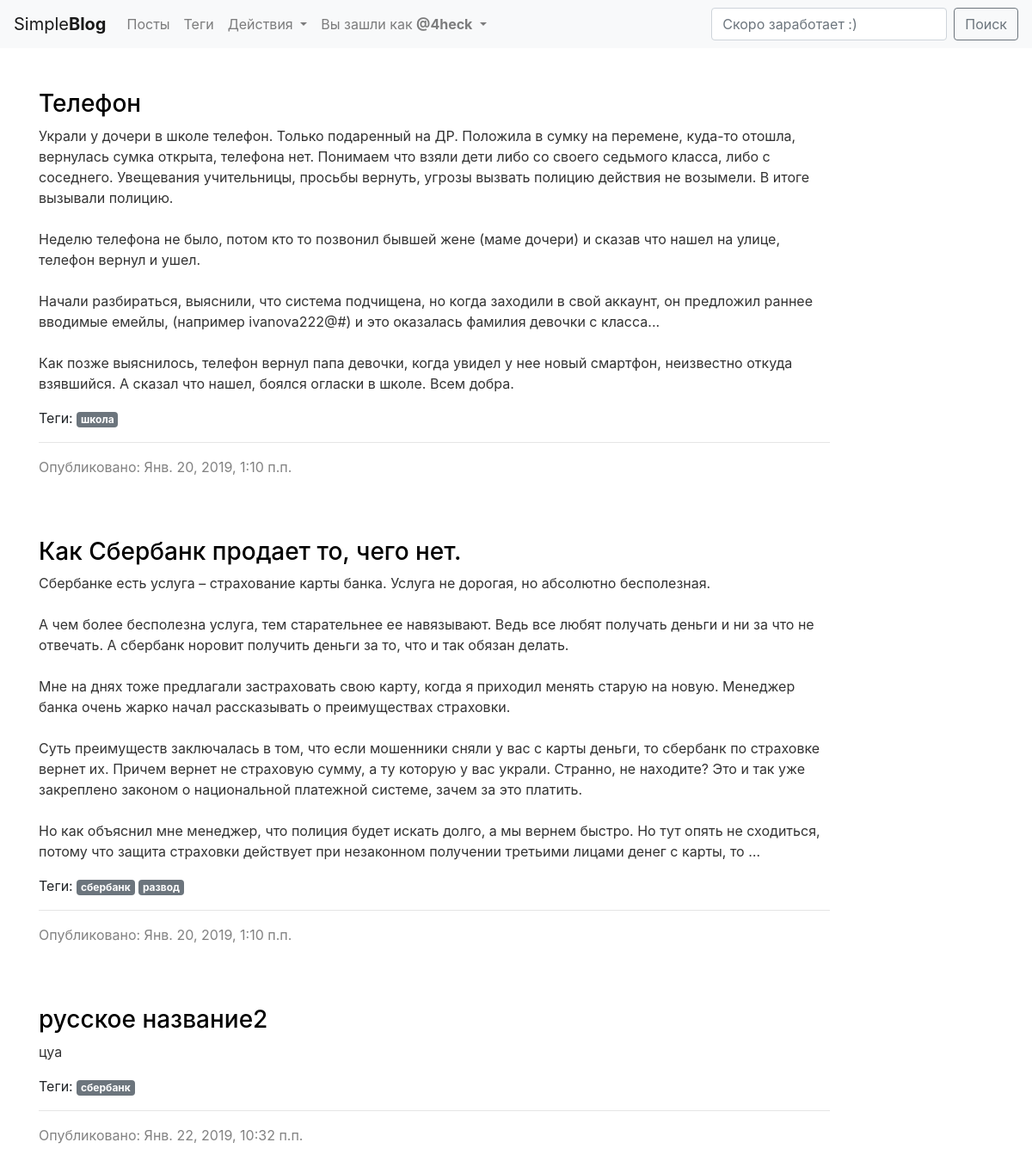
The app's page / (signed in) with its own data.
### blog/models.py (models this page shows, shortened)
class Post(models.Model):
	title = models.CharField(max_length=150, db_index=True)
	slug = models.SlugField(max_length=150, blank=True, unique=True)
	body = models.TextField(blank=True, db_index=True)
	tags = models.ManyToManyField('Tag', blank=True, related_name='posts')
	date_pub = models.DateTimeField(auto_now_add=True)
	def get_absolute_url(self):
		return reverse('post_detail_url', kwargs={'slug': self.slug})

class Tag(models.Model):
	title = models.CharField(max_length=50)
	slug = models.SlugField(max_length=50, blank=True, unique=True)
	def get_absolute_url(self):
		return reverse('tag_detail_url', kwargs={'slug': self.slug})

### blog/views.py (the view)
# urls.py: path('', posts_list, name='posts_list_url'),
def posts_list(request):
	posts = Post.objects.all()
	return render(request, 'blog/index.html', context={'posts': posts})

### blog/templates/blog/index.html (shortened to what this page needs)
{% extends 'blog/base_blog.html' %}
{% block content %}
	{% for post in posts %}
		{% include 'blog/includes/post_card_template.html' %}
	{% endfor %}
{% endblock %}

### templates/base.html (shortened to what this page needs)
{% load static %}
<!DOCTYPE html>
<html>
<head>
	<link rel="stylesheet" href="https://stackpath.bootstrapcdn.com/bootstrap/4.1.3/css/bootstrap.min.css">
   	<link rel="stylesheet" href="{% static 'css/blog.css' %}">
</head>
<body>
	<nav class="navbar navbar-expand-lg navbar-light bg-light">
		<a class="navbar-brand" href="{% url 'posts_list_url' %}">Simple<b>Blog</b></a>
		<div class="collapse navbar-collapse" id="navbarSupportedContent">
			<ul class="navbar-nav mr-auto">
				<li class="nav-item">
					<a class="nav-link" href="{% url 'posts_list_url' %}">Посты</a>
				</li>
				<li class="nav-item">
					<a class="nav-link" href="{% url 'tags_list_url' %}">Теги</a>
				</li>
				{% if request.user.is_authenticated and request.user.is_staff %}
				<li class="nav-item dropdown">
					<a class="nav-link dropdown-toggle" href="#" id="navbarDropdown" role="button" data-toggle="dropdown" aria-haspopup="true" aria-expanded="false">
						Действия
					</a>
				</li>
				{% else %}
				<li class="nav-item">
					<a class="nav-link" href="{% url 'admin:index' %}">Войти</a>
				</li>
				{% endif %}
				{% if request.user.is_authenticated and request.user.is_staff %}
					<li class="nav-item dropdown">
								<a class="nav-link dropdown-toggle" href="#" id="navbarDropdown" role="button" data-toggle="dropdown" aria-haspopup="true" aria-expanded="false">
								Вы зашли как <b>@{{ request.user.username }}</b>
								</a>
					</li>
				{% endif %}
			</ul>
			<form class="form-inline my-2 my-lg-0">
				<input class="form-control mr-sm-2" type="search" placeholder="Скоро заработает :)" aria-label="Поиск">
				<button class="btn btn-outline-secondary my-2 my-sm-0" type="submit">Поиск</button>
			</form>
		</div>
	</nav>
	<div class="content container mt-5">
		<div class="row">
			<div class="col-md-10 col-xs-12">
				{% block content %}
				{% endblock %}
			</div>
		</div>
	</div>
</body>
</html>

### blog/templates/blog/includes/post_card_template.html
<div class="post">
	<div class="mb-4">
		<div class="post">
			<h3><a href="{{ post.get_absolute_url }}" style="color:black;">{{ post.title }}</a></h3>
			<p style="color: #333;">{{ post.body|linebreaksbr|truncatewords_html:150}}
				<div>
				{% if post.tags.all %}
				Теги:
					{% for tag in post.tags.all %}
						<a class="badge badge-secondary" href="{{ tag.get_absolute_url }}">{{ tag.title }}</a>
					{% endfor %}
				{% endif %}
				</div>
				<hr>
			<div class="date">
				<h7>Опубликовано: {{ post.date_pub }}</h7>
			</div>
		</div>
	</div>
</div>

### static/css/blog.css (style rules this page uses)
.date { color: #828282; }
.post { margin-bottom: 70px; }

### records on screen
Post: title "Телефон", body "Украли у дочери в школе телефон. Только подаренный на ДР. Положила в сумку на перемене, куда-то отошла, вернулась сумка открыта, телефона нет. Понимаем что взяли дети либо со своего седьмого класса, либо с соседнего. Увещевания учительницы, просьбы вернуть, угрозы вызвать полицию действия не возымели. В итоге вызывали полицию. Неделю телефона не было, потом кто то позвонил бывшей жене (маме дочери) и сказав что нашел на улице, телефон вернул и ушел. Начали разбираться, выяснили, что система подчищена, но когда заходили в свой аккаунт, он предложил раннее вводимые емейлы, (например ivanova222@#) и это оказалась фамилия девочки с класса... Как позже выяснилось, телефон вернул папа девочки,…", date_pub "Янв. 20, 2019, 1:10 п.п."
Tag: title "школа"
Post: title "Как Сбербанк продает то, чего нет.", body "Сбербанке есть услуга – страхование карты банка. Услуга не дорогая, но абсолютно бесполезная. А чем более бесполезна услуга, тем старательнее ее навязывают. Ведь все любят получать деньги и ни за что не отвечать. А сбербанк норовит получить деньги за то, что и так обязан делать. Мне на днях тоже предлагали застраховать свою карту, когда я приходил менять старую на новую. Менеджер банка очень жарко начал рассказывать о преимуществах страховки. Суть преимуществ заключалась в том, что если мошенники сняли у вас с карты деньги, то сбербанк по страховке вернет их. Причем вернет не страховую сумму, а ту которую у вас украли. Странно, не находите? Это и так уже закреплено законом о национальной…", date_pub "Янв. 20, 2019, 1:10 п.п."
Tag: title "сбербанк"
Tag: title "развод"
Post: title "русское название2", body "цуа", date_pub "Янв. 22, 2019, 10:32 п.п."

### other values on screen
{{ request.user.username }} "4heck"
